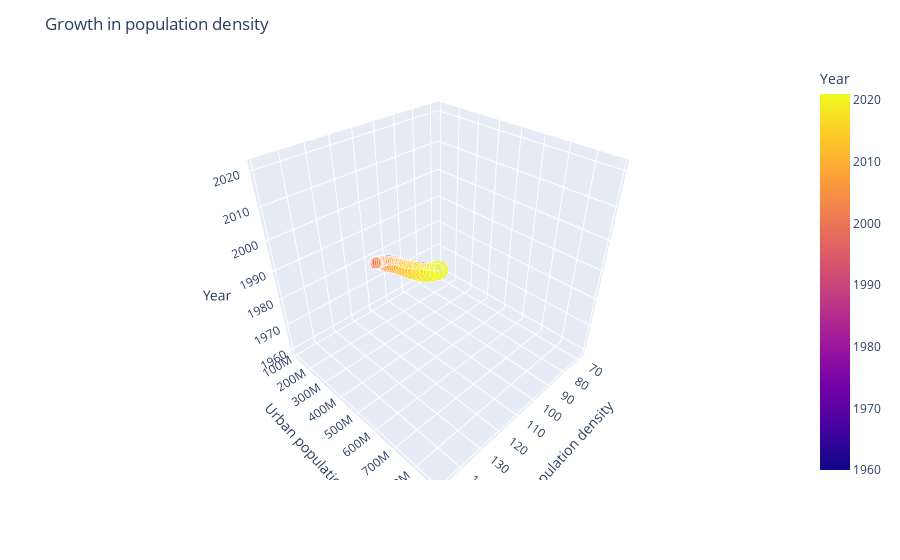

Write notebook code for a chart like this one.
### Code cell
figure = px.scatter_3d(first_hypothesis, x="Population density", y="Urban population", z="Year", 
                       color="Year", size="Urban population")

figure.update_layout(title="Growth in population density", 
                    scene=dict(xaxis_title='Population density',
                               yaxis_title='Urban population',
                               zaxis_title='Year'))

figure.show()
